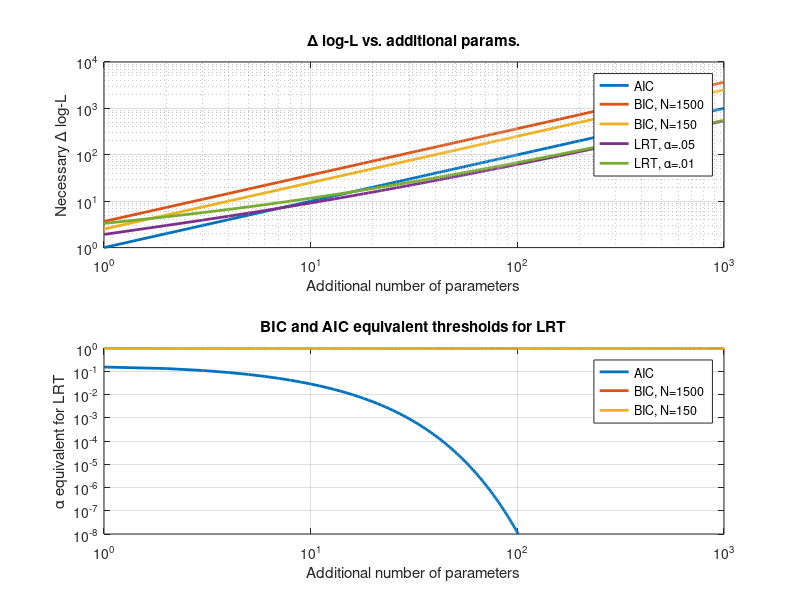

This figure's MATLAB source:
%% This script compares succintly the BIC, AIC and LRT criteria for determining model order

figure
subplot(2,1,1)
x=[1:100,100:10:1000];
N=1500;
plot(x,x,'LineWidth',2,'DisplayName','AIC')
hold on
plot(x,x*log(N)/2,'LineWidth',2,'DisplayName',['BIC, N=' num2str(N)])
plot(x,x*log(.1*N)/2,'LineWidth',2,'DisplayName',['BIC, N=' num2str(.1*N)])
plot(x,.5*chi2inv(.95,x),'LineWidth',2,'DisplayName',['LRT, \alpha=.05'])
plot(x,.5*chi2inv(.99,x),'LineWidth',2,'DisplayName',['LRT, \alpha=.01'])
%plot(x,.5*chi2inv(.999,x),'LineWidth',2,'DisplayName',['LRT, \alpha=.001'])
xlabel('Additional number of parameters')
ylabel('Necessary \Delta log-L')
title(['\Delta log-L vs. additional params.'])
set(gca,'XScale','log','YScale','log')
grid on
legend('Location','Best')
subplot(2,1,2)
plot(x,1-chi2cdf(2*x,x),'LineWidth',2,'DisplayName','AIC')
hold on
plot(x,chi2cdf(x*log(N),x,'upper'),'LineWidth',2,'DisplayName',['BIC, N=' num2str(N)])
plot(x,chi2cdf(x*log(.1*N),x,'upper'),'LineWidth',2,'DisplayName',['BIC, N=' num2str(.1*N)])
xlabel('Additional number of parameters')
ylabel('\alpha equivalent for LRT')
grid on
legend('Location','Best')
set(gca,'XScale','log','YScale','log','YLim',[1e-8 1])
title('BIC and AIC equivalent thresholds for LRT')